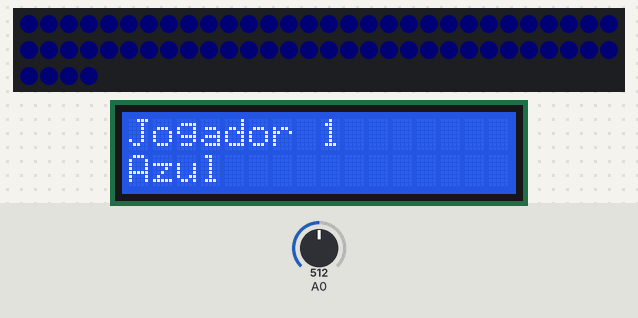
A sketch run on a simulated Arduino Mega 2560, built with avr-gcc and run on an emulated ATmega2560. Shown: 64 RGB LEDs in strip order, left to right, continuing on the next row, 16×2 character LCD. Inputs (shaded band) come from the test bench; at power-on: A0 = 512. Dim RGB values are drawn brighter than linear.

Above: at 1.2 s.
1.3 s: A0 set to 460
At 1.3 s:
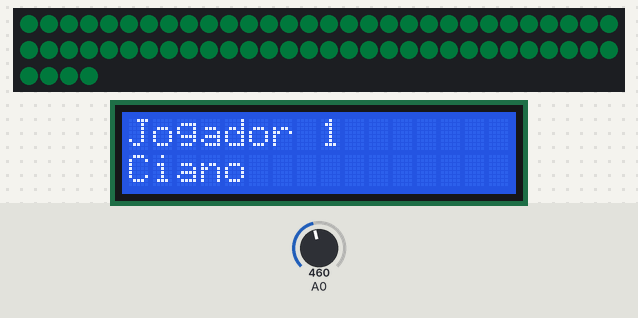
4.3 s: A0 set to 438
At 4.6 s:
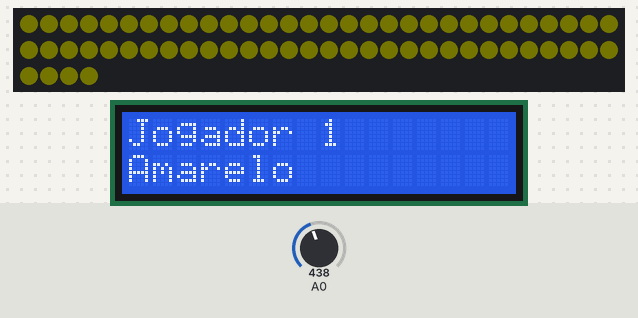
At 6.0 s:
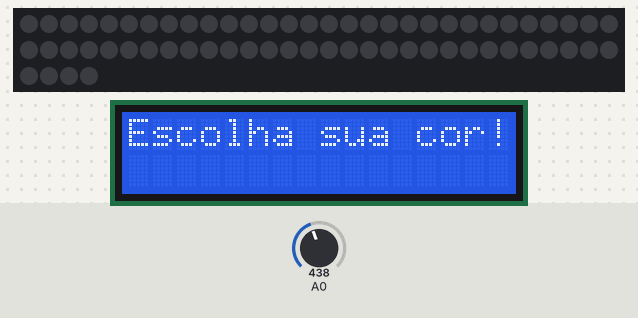
6.4 s: A0 set to 260
9.4 s: A0 set to 235
10.9 s: A0 set to 306
At 11.5 s:
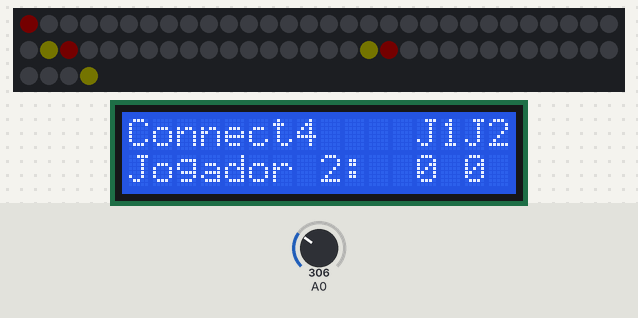
13.9 s: A0 set to 240
Timing chart, 0 to 16.6 s (numbered marks = the images above; inputs shaded):
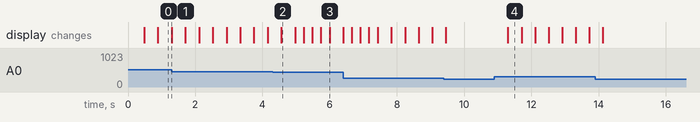

The sketch:

connect4.ino
```cpp
#include <stdio.h>
#include <stdlib.h>
#include <string.h>
#include <LiquidCrystal.h>
#include <Adafruit_NeoPixel.h>

#define PIXEL_PIN    A8
#define PIXEL_COUNT 64
int lcd_key     = 0;
int adc_key_in  = 0;
#define btnRIGHT  0
#define btnUP     1
#define btnDOWN   2
#define btnLEFT   3
#define btnSELECT 4
#define btnNONE   5


Adafruit_NeoPixel strip(PIXEL_COUNT, PIXEL_PIN, NEO_GRB + NEO_KHZ800);
LiquidCrystal lcd(8, 9, 4, 5, 6, 7);

uint32_t background = strip.Color(0,0,0);
#define RED strip.Color(1,0,0)
#define YELLOW strip.Color(1,1,0)
#define GREEN strip.Color(0,1,0)
#define CYAN strip.Color(0,2,1)
#define BLUE strip.Color(0,0,1)
#define PINK strip.Color(1,0,1)
const uint32_t cores[] = {RED, YELLOW, GREEN, CYAN, BLUE, PINK};
const char nomeCores[10][10] = {"Vermelho", "Amarelo", "Verde", "Ciano", "Azul", "Rosa"};
short escolhida = -1;

int read_LCD_buttons()
{
 adc_key_in = analogRead(0);
 if (adc_key_in > 1000) return btnNONE;
 if (adc_key_in < 50)   return btnRIGHT;
 if (adc_key_in < 250)  return btnUP;
 if (adc_key_in < 450)  return btnDOWN;
 if (adc_key_in < 650)  return btnLEFT;
 if (adc_key_in < 850)  return btnSELECT;

 return btnNONE;
}

typedef struct{
    uint32_t quadro[8][8];
    int posAtual;
    int nPartidas;
    uint32_t jogadores[2];
} partida;
partida jogo;

void limpaQuadro()
{
    for (int i = 0; i < 8; i++)
        for (int j = 0; j < 8; j++)
           jogo.quadro[i][j] = background;
    strip.clear();
    for(int i = 0; i < PIXEL_COUNT; i++)
      strip.setPixelColor(i, background);
    strip.show();
}

void resetaPos(uint32_t player)
{
    jogo.quadro[0][jogo.posAtual] = background;
    strip.setPixelColor(jogo.posAtual, background);
    jogo.posAtual = 0;
    jogo.quadro[0][jogo.posAtual] = player;
    strip.setPixelColor(jogo.posAtual, player);
}

void selecionar(short dir, uint32_t player)
{
    jogo.quadro[0][jogo.posAtual] = background;
    strip.setPixelColor(jogo.posAtual, background);
    jogo.posAtual += dir;
    if(jogo.posAtual < 0)
        jogo.posAtual = 7;
    else if(jogo.posAtual > 7)
        jogo.posAtual = 0;

    jogo.quadro[0][jogo.posAtual] = player;
    strip.setPixelColor(jogo.posAtual, player);
}
int turnos = 0;
int turno(uint32_t player);
int confirma(uint32_t player)
{
    int i = 1;
    while (jogo.quadro[i][jogo.posAtual] == background)
        i++;
    if(--i)
    {
        jogo.quadro[0][jogo.posAtual] = background;
        strip.setPixelColor(jogo.posAtual, background);
        jogo.quadro[i][jogo.posAtual] = player;
        if(i%2)
          strip.setPixelColor(i * 8 + (7-jogo.posAtual), player);
        else
          strip.setPixelColor(i*8+jogo.posAtual, player);
    } else
    {
        lcd.setCursor(3, 1);
        lcd.print(turnos++);
        turno(player);
    }

    return i;
}

int verifica(int linha, uint32_t player)
{
    int seq = 0;
    for (int i = 1; jogo.posAtual+i <= 7 && jogo.quadro[linha][jogo.posAtual+i] == player; i++)
        seq++;
    for (int i = 1; jogo.posAtual-i >= 0 && jogo.quadro[linha][jogo.posAtual-i] == player; i++)
        seq++;

    if (seq < 3)
    {
        seq = 0;
        for (int i = 1; linha+i <= 7 && jogo.quadro[linha+i][jogo.posAtual] == player; i++)
            seq++;
        for (int i = 1; linha-i >= 1 && jogo.quadro[linha-i][jogo.posAtual] == player; i++)
            seq++;

        if (seq < 3)
        {
            seq = 0;
            for (int i = 1; linha+i <= 7 && jogo.posAtual+i <= 7 && jogo.quadro[linha+i][jogo.posAtual+i] == player; i++)
                seq++;
            for (int i = 1; linha-i >= 1 && jogo.posAtual-i >= 0 && jogo.quadro[linha-i][jogo.posAtual-i] == player; i++)
                seq++;

            if (seq < 3)
            {
                seq = 0;
                for (int i = 1; linha+i <= 7 && jogo.posAtual-i >=0 && jogo.quadro[linha+i][jogo.posAtual-i] == player; i++)
                    seq++;
                for (int i = 1; linha-i >= 1 && jogo.posAtual+i <= 7 && jogo.quadro[linha-i][jogo.posAtual+i] == player; i++)
                    seq++;
            }
        }
    }

    if (seq >= 3)
        return 1;
    return 0;
}

int turno(uint32_t player)
{
    resetaPos(player);
    strip.show();

    int direcao;
    do {
        do {
          direcao = read_LCD_buttons();
        } while(direcao != btnRIGHT && direcao != btnLEFT && direcao != btnDOWN);
        delay(400);
        switch (direcao)
        {
        case btnRIGHT:
            selecionar(1, player);
            strip.show();
            break;

        case btnLEFT:
            selecionar(-1, player);
            strip.show();
            break;

        default:
            break;
        }
    } while (direcao != btnDOWN);

    if(verifica(confirma(player), player))
        return 1;
    return 0;
}

void animPisca(uint32_t cor) {
  strip.fill(cor * 3, 0, 64);
  strip.show();
  delay(250);
  strip.fill(cor, 0, 64);
  strip.show();
  delay(250);

  strip.fill(cor * 3, 0, 64);
  strip.show();
  delay(250);
  strip.fill(cor, 0, 64);
  strip.show();
  delay(250);
}

void escolheCores(short jogador) {
  int direcao, selec = 0;
  strip.clear();
  strip.show();
  lcd.clear();
  lcd.setCursor(0, 0);
  lcd.print("Escolha sua cor!");

  do {
      do {
        direcao = read_LCD_buttons();
      } while(direcao != btnRIGHT && direcao != btnLEFT && direcao != btnDOWN);
      delay(400);

      switch (direcao)
      {
        case btnRIGHT:
            selec++;
            if (selec == escolhida)
                selec++;
            if (selec > 5)
                selec = 0;
            break;

        case btnLEFT:
            selec--;
            if (selec == escolhida)
                selec--;
            if (selec < 0)
                selec = 5;
            break;

        default:
            break;
      }

      lcd.clear();
      lcd.setCursor(0, 0);
      jogador? lcd.print("Jogador 2") : lcd.print("Jogador 1");
      lcd.setCursor(0, 1);
      lcd.print(nomeCores[selec]);
      strip.clear();
      strip.fill(cores[selec], 0, 64);
      strip.show();

  } while (direcao != btnDOWN);
  jogo.jogadores[jogador] = cores[selec];
  escolhida = selec;

  animPisca(cores[selec]);
}

void numPartidas(){
  short sel = 99, npart = 1;
  strip.clear();
  strip.show();
  lcd.clear();
  lcd.setCursor(0,0);
  lcd.print("Connect4");
  lcd.setCursor(0,1);
  lcd.print("NPartidas:");
  do
  {
    lcd.setCursor(12, 1);
    lcd.print(npart);
    do
      sel = read_LCD_buttons();
    while(sel == btnNONE);
    delay(400);
    switch (sel)
    {
    case btnRIGHT:
      npart++;
      break;

    case btnLEFT:
      npart--;
      break;

    default:
      break;
    }
    if(npart <= 0)
      npart = 8;
    else if (npart >= 9)
      npart = 1;
  }while(sel == btnRIGHT || sel == btnLEFT);
  jogo.nPartidas = npart;
}

void setup()
{
  strip.begin();
  strip.clear();
  strip.show();

  lcd.begin(16,2);

  escolheCores(0);
  escolheCores(1);
  jogo.nPartidas = 1;
}


void loop()
{
  numPartidas();

  lcd.setCursor(12,0);
  lcd.print("J1J2");
  lcd.setCursor(12,1);
  lcd.print("0 0");
  short j1w = 0, j2w = 0;
  for (int partida = 0; partida < jogo.nPartidas; partida++)
    {
        limpaQuadro();
        int jogada = 1;
        while (++jogada)
        {
            lcd.setCursor(0,1);
            lcd.print(jogada % 2 ? "Jogador 2": "Jogador 1");
            if (turno(jogo.jogadores[jogada % 2]))
            {
                if (jogada % 2)
                {
                  j2w++;
                  lcd.setCursor(14,1);
                  lcd.print(j2w);
                } else
                {
                  j1w++;
                  lcd.setCursor(12,1);
                  lcd.print(j1w);
                }
                animPisca(jogo.jogadores[jogada%2]);
                animPisca(jogo.jogadores[jogada%2]);
                jogada = -1;
            } else if (jogada == 55)
            {
                printf("empate\n");
                animPisca(strip.Color(1, 1, 1));
                jogada = -1;
            }
        }
    }
}
```

Measured:
- the behaviour switches between 450 and 449 on A0 (found by bisection; images 1 and 2)
- after the input at 10.9 s, the display: changes after 0.40 s (image 4)
- what the display in image 0 shows lasts 0.4 s, from 0.9 s to 1.3 s
